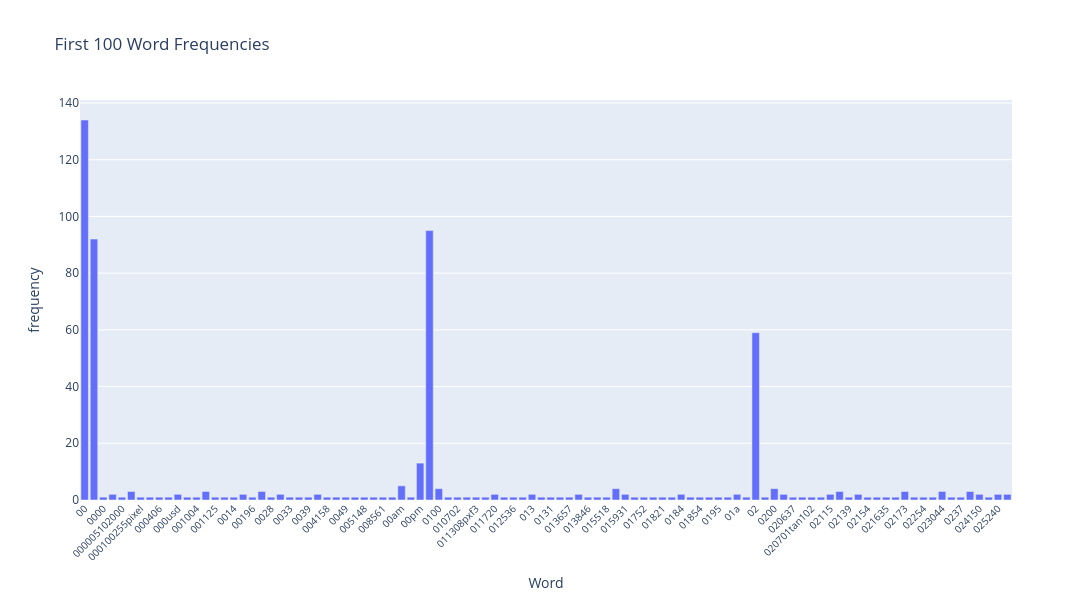

Notebook code for this chart:
### Markdown cell above
### >>> **Exercise 13 (take home):** 
The chart above only contains 300 vocabulary in the documents, and it's already computationally intensive to both compute and visualize. Can you efficiently reduce the number of terms you want to visualize as an exercise.

### Code cell
# Answer here

"""
To only get a portion of word frequencies, we just need to slice the 
term_frequencies array even more, from 300 down to 100.
"""
import plotly.express as px 

freq_df2 = pd.DataFrame(term_frequencies[:100], index=count_vect.get_feature_names_out()[0:100])
# Reset index to make 'word' a column
freq_df2 = freq_df2.reset_index()
freq_df2.columns = ['word', 'frequency']  # rename columns

# Plot bar chart
fig = px.bar(
    freq_df2,
    x='word',            # column for x-axis
    y='frequency',       # column for y-axis
    title='First 100 Word Frequencies',  # chart title
    labels={
        'word': 'Word',         # x-axis label
        'frequency': 'Frequency'    # y-axis label
    }
)

# Optional: rotate x-axis labels for readability
fig.update_layout(xaxis_tickangle=-45, xaxis_tickfont_size=10, yaxis_tickfont_size=12, width=1200, height=600)

fig.show()

### Figure 1 — Plotly figure (JSON) as saved in the notebook; plotly's stock layout.template omitted (floating-point values rounded to 4 significant figures)
{"data": [{"hovertemplate": "Word=%{x}<br>frequency=%{y}<extra></extra>", "legendgroup": "", "marker": {"color": "#636efa", "pattern": {"shape": ""}}, "name": "", "orientation": "v", "showlegend": false, "textposition": "auto", "type": "bar", "x": ["00", "000", "0000", "0000001200", "000005102000", "0001", "000100255pixel", "00014", "000406", "0007", "000usd", "0010", "001004", "0010580b", "001125", "001200201pixel", "0014", "001642", "00196", "002", "0028", "003258u19250", "0033", "0038", "0039", "004021809", "004158", "004627", "0049", "00500", "005148", "00630", "008561", "0094", "00am", "00index", "00pm", "01", "0100", "010116", "010702", "011255", "011308pxf3", "011605", "011720", "012019", "012536", "012946", "013", "013034", "0131", "013423tan102", "013657", "0138", "013846", "0150", "015518", "01580", "015931", "01720", "01752", "0179", "01821", "01830", "0184", "01852", "01854", "01890", "0195", "0199", "01a", "01wb", "02", "020", "0200", "020504", "020637", "020646", "020701tan102", "020751", "02115", "02118", "02139", "02142", "02154", "02160", "021635", "021708", "02173", "0223", "02254", "022621tan102", "023044", "0235", "0237", "024103", "024150", "024626", "025240", "025924"], "xaxis": "x", "y": [134, 92, 1, 2, 1, 3, 1, 1, 1, 1, 2, 1, 1, 3, 1, 1, 1, 2, 1, 3, 1, 2, 1, 1, 1, 2, 1, 1, 1, 1, 1, 1, 1, 1, 5, 1, 13, 95, 4, 1, 1, 1, 1, 1, 2, 1, 1, 1, 2, 1, 1, 1, 1, 2, 1, 1, 1, 4, 2, 1, 1, 1, 1, 1, 2, 1, 1, 1, 1, 1, 2, 1, 59, 1, 4, 2, 1, 1, 1, 1, 2, 3, 1, 2, 1, 1, 1, 1, 3, 1, 1, 1, 3, 1, 1, 3, 2, 1, 2, 2], "yaxis": "y"}], "layout": {"barmode": "relative", "height": 600, "legend": {"tracegroupgap": 0}, "title": {"text": "First 100 Word Frequencies"}, "width": 1200, "xaxis": {"anchor": "y", "domain": [0, 1], "tickangle": -45, "tickfont": {"size": 10}, "title": {"text": "Word"}}, "yaxis": {"anchor": "x", "domain": [0, 1], "tickfont": {"size": 12}, "title": {"text": "frequency"}}}}
